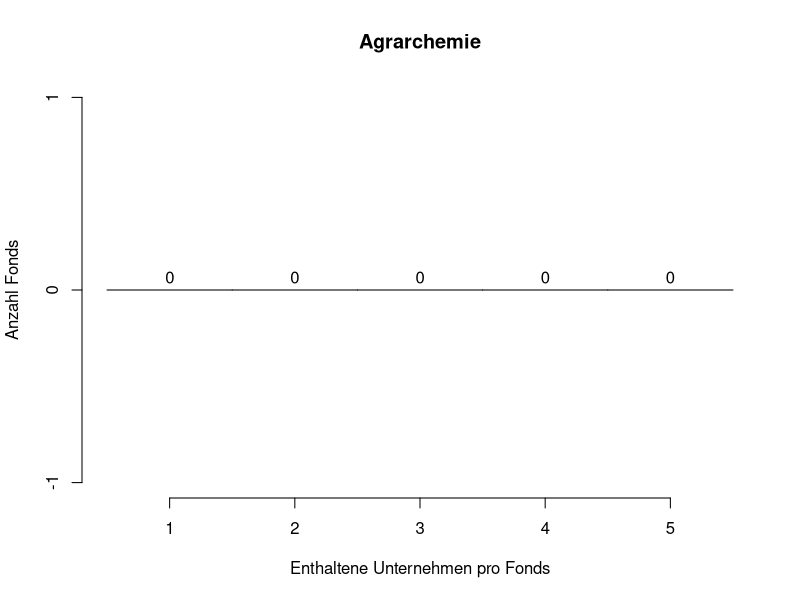

Source code (R):
#Anzeigen und Setzen des Working Directorys
getwd()
setwd("/Users/jonas/Documents/Promotion/Datenauswertung/Daten/Bereinigte Daten DE und USA (final)")


# Aktivieren der Pakete
library(tidyverse)
library(dplyr)


# Erstellen einer Liste filenames, die die Dateinamen der Bestandslisten enthält
filenames <- list.files()


# Einlesen aller Bestandslisten in einer Liste mit dem Namen fund_list
# 204 DE_ETFs
# 235 US_ETFs - 17 Currency Hedged ETFs (enthalten nur einen anderen ETF und Currency Forwards)
# Insgesamt: 422 Bestandslisten
fund_list  <- lapply(filenames, read.csv2)


# Erstellen einer Liste mit dem Namen ISIN_list, die die ISINS der zu suchenden Unternehmen enthält
# In die Auswertung werden nur die börsennotierten Unternehmen der zu untersuchenden Branche einbezogen.
ISIN_list <- c("DE000BASF111",     # BASF
               "DE000BAY0017",     # Bayer
               "US22052L1044",     # Corteva
               "US3024913036",     # FMC
               "AU000000NUF3",     # Nufarm
               "JP3401400001")     # Sumitomo Chemical


# Ertstellen einer leeren Liste mit dem Namen data, um die Daten zu speichern
data <- list()

# Loop über alle Fonds (funds)
for (fund in fund_list) {
  
  # Erstellen eines numerischen Vektors in der Länge der ISIN_list für eine Reihe
  row <- numeric(length(ISIN_list))
  
  # Loop über alle ISINs
  for (i in seq_along(ISIN_list)) {
    
    # Überprüfen, ob ISIN im Fonds (fund) vorkommt, und Ergebnis mit 0 oder 1 im Vektor row festhalten
    row[i] <- as.integer(ISIN_list[i] %in% fund$ISIN)
  }
  
  # Anhängen des Vektors für die aktuellen Reihe (für einen Fonds) an die Liste data
  data <- append(data, list(row))
}


# Benennen der Vektoren für die Fonds nach den Fondsnamen (wie in den Dateinamen)
names(data) <- filenames


# Konvertieren der Liste data zu einer Matrix
matrix_combined <- t(bind_rows(data))
colnames(matrix_combined) <- ISIN_list


#Konvertieren der Matrix zu einem Data Frame
df_combined <- as.data.frame(matrix_combined)


# Anfügen einer weiteren Spalte mit der Summe aller Treffer pro Fonds
df_combined$Summe <- rowSums(df_combined)


# Erstellen eines neuen Data Frames unter Zuweisung des Werts NA bei einer Summe 0
# Diese Anpassung dient der statistischen Auswertung. Fonds, die kein einziges Unternehmen der Branche halten, sind neutral
# in ihrem Interesse und müssen daher bei der Auswertung ausgeklammert werden.
df_cleaned <- df_combined
df_cleaned$Summe [df_cleaned$Summe == 0] <- NA


# Statistische Auswertung
summary(df_combined$Summe)
summary(df_cleaned$Summe)


# Grafische Darstellung mittels Histogramm
h <- hist(df_cleaned$Summe,
          main = "Agrarchemie",
          xlab = "Enthaltene Unternehmen pro Fonds",
          ylab = "Anzahl Fonds",
          breaks = seq(0.5, 5.5, length = 6),
          xaxt = 'n')
axis(side = 1, at=seq(1, 5, 1))
text(h$mids, h$counts, labels = h$counts, adj = c(0.5, -0.5))
